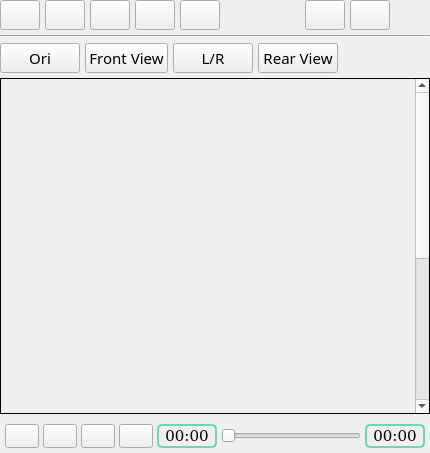
           <widget class="QFrame" name="frame_video_viewer">
            <property name="minimumSize">
             <size>
              <width>250</width>
              <height>0</height>
             </size>
            </property>
            <property name="frameShape">
             <enum>QFrame::NoFrame</enum>
            </property>
            <property name="frameShadow">
             <enum>QFrame::Raised</enum>
            </property>
            <layout class="QVBoxLayout" name="verticalLayout_15">
             <property name="spacing">
              <number>5</number>
             </property>
             <property name="leftMargin">
              <number>0</number>
             </property>
             <property name="topMargin">
              <number>0</number>
             </property>
             <property name="rightMargin">
              <number>0</number>
             </property>
             <property name="bottomMargin">
              <number>0</number>
             </property>
             <item>
              <layout class="QHBoxLayout" name="horizontalLayout_8">
               <item>
                <widget class="QPushButton" name="button_open_file_video">
                 <property name="minimumSize">
                  <size>
                   <width>0</width>
                   <height>30</height>
                  </size>
                 </property>
                 <property name="maximumSize">
                  <size>
                   <width>40</width>
                   <height>16777215</height>
                  </size>
                 </property>
                 <property name="text">
                  <string/>
                 </property>
                </widget>
               </item>
               <item>
                <widget class="QPushButton" name="button_record_video">
                 <property name="minimumSize">
                  <size>
                   <width>0</width>
                   <height>30</height>
                  </size>
                 </property>
                 <property name="maximumSize">
                  <size>
                   <width>40</width>
                   <height>16777215</height>
                  </size>
                 </property>
                 <property name="text">
                  <string/>
                 </property>
                </widget>
               </item>
               <item>
                <widget class="QPushButton" name="button_save_frame">
                 <property name="minimumSize">
                  <size>
                   <width>0</width>
                   <height>30</height>
                  </size>
                 </property>
                 <property name="maximumSize">
                  <size>
                   <width>40</width>
                   <height>16777215</height>
                  </size>
                 </property>
                 <property name="text">
                  <string/>
                 </property>
                </widget>
               </item>
               <item>
                <widget class="QPushButton" name="button_change_mode_view">
                 <property name="minimumSize">
                  <size>
                   <width>0</width>
                   <height>30</height>
                  </size>
                 </property>
                 <property name="maximumSize">
                  <size>
                   <width>40</width>
                   <height>16777215</height>
                  </size>
                 </property>
                 <property name="text">
                  <string/>
                 </property>
                 <property name="checkable">
                  <bool>true</bool>
                 </property>
                </widget>
               </item>
               <item>
                <widget class="QPushButton" name="button_update_properties">
                 <property name="minimumSize">
                  <size>
                   <width>0</width>
                   <height>30</height>
                  </size>
                 </property>
                 <property name="maximumSize">
                  <size>
                   <width>40</width>
                   <height>16777215</height>
                  </size>
                 </property>
                 <property name="text">
                  <string/>
                 </property>
                 <property name="checkable">
                  <bool>true</bool>
                 </property>
                </widget>
               </item>
               <item>
                <spacer name="horizontalSpacer">
                 <property name="orientation">
                  <enum>Qt::Horizontal</enum>
                 </property>
                 <property name="sizeType">
                  <enum>QSizePolicy::Fixed</enum>
                 </property>
                 <property name="sizeHint" stdset="0">
                  <size>
                   <width>80</width>
                   <height>20</height>
                  </size>
                 </property>
                </spacer>
               </item>
               <item>
                <widget class="QPushButton" name="button_zoom_in_video">
                 <property name="minimumSize">
                  <size>
                   <width>0</width>
                   <height>30</height>
                  </size>
                 </property>
                 <property name="maximumSize">
                  <size>
                   <width>40</width>
                   <height>16777215</height>
                  </size>
                 </property>
                 <property name="text">
                  <string/>
                 </property>
                </widget>
               </item>
               <item>
                <widget class="QPushButton" name="button_zoom_out_video">
                 <property name="minimumSize">
                  <size>
                   <width>0</width>
                   <height>30</height>
                  </size>
                 </property>
                 <property name="maximumSize">
                  <size>
                   <width>40</width>
                   <height>16777215</height>
                  </size>
                 </property>
                 <property name="text">
                  <string/>
                 </property>
                </widget>
               </item>
               <item>
                <spacer name="horizontalSpacer_6">
                 <property name="orientation">
                  <enum>Qt::Horizontal</enum>
                 </property>
                 <property name="sizeHint" stdset="0">
                  <size>
                   <width>40</width>
                   <height>20</height>
                  </size>
                 </property>
                </spacer>
               </item>
              </layout>
             </item>
             <item>
              <widget class="Line" name="line">
               <property name="orientation">
                <enum>Qt::Horizontal</enum>
               </property>
              </widget>
             </item>
             <item>
              <widget class="QFrame" name="frame_mode_view">
               <layout class="QHBoxLayout" name="horizontalLayout_29">
                <property name="spacing">
                 <number>5</number>
                </property>
                <property name="leftMargin">
                 <number>0</number>
                </property>
                <property name="topMargin">
                 <number>0</number>
                </property>
                <property name="rightMargin">
                 <number>0</number>
                </property>
                <property name="bottomMargin">
                 <number>0</number>
                </property>
                <item>
                 <widget class="QPushButton" name="button_mode_view_original">
                  <property name="minimumSize">
                   <size>
                    <width>0</width>
                    <height>30</height>
                   </size>
                  </property>
                  <property name="font">
                   <font>
                    <family>Sans Serif</family>
                    <pointsize>11</pointsize>
                   </font>
                  </property>
                  <property name="text">
                   <string>Ori</string>
                  </property>
                 </widget>
                </item>
                <item>
                 <widget class="QPushButton" name="button_front_wide_view">
                  <property name="minimumSize">
                   <size>
                    <width>0</width>
                    <height>30</height>
                   </size>
                  </property>
                  <property name="font">
                   <font>
                    <family>Sans Serif</family>
                    <pointsize>11</pointsize>
                   </font>
                  </property>
                  <property name="text">
                   <string>Front View</string>
                  </property>
                 </widget>
                </item>
                <item>
                 <widget class="QPushButton" name="button_right_left_view">
                  <property name="minimumSize">
                   <size>
                    <width>0</width>
                    <height>30</height>
                   </size>
                  </property>
                  <property name="font">
                   <font>
                    <family>Sans Serif</family>
                    <pointsize>11</pointsize>
                   </font>
                  </property>
                  <property name="text">
                   <string>L/R</string>
                  </property>
                 </widget>
                </item>
                <item>
                 <widget class="QPushButton" name="button_rear_wide_view">
                  <property name="minimumSize">
                   <size>
                    <width>0</width>
                    <height>30</height>
                   </size>
                  </property>
                  <property name="font">
                   <font>
                    <family>Sans Serif</family>
                    <pointsize>11</pointsize>
                   </font>
                  </property>
                  <property name="text">
                   <string>Rear View</string>
                  </property>
                 </widget>
                </item>
                <item>
                 <spacer name="horizontalSpacer_5">
                  <property name="orientation">
                   <enum>Qt::Horizontal</enum>
                  </property>
                  <property name="sizeHint" stdset="0">
                   <size>
                    <width>40</width>
                    <height>20</height>
                   </size>
                  </property>
                 </spacer>
                </item>
               </layout>
              </widget>
             </item>
             <item>
              <widget class="QScrollArea" name="scrollArea">
               <property name="minimumSize">
                <size>
                 <width>0</width>
                 <height>0</height>
                </size>
               </property>
               <property name="frameShape">
                <enum>QFrame::Box</enum>
               </property>
               <property name="frameShadow">
                <enum>QFrame::Plain</enum>
               </property>
               <property name="widgetResizable">
                <bool>true</bool>
               </property>
               <widget class="QWidget" name="scrollAreaWidgetContents_3">
                <property name="geometry">
                 <rect>
                  <x>0</x>
                  <y>0</y>
                  <width>248</width>
                  <height>782</height>
                 </rect>
                </property>
                <layout class="QHBoxLayout" name="horizontalLayout_20">
                 <property name="spacing">
                  <number>5</number>
                 </property>
                 <item>
                  <widget class="QLabel" name="label">
                   <property name="minimumSize">
                    <size>
                     <width>0</width>
                     <height>600</height>
                    </size>
                   </property>
                   <property name="frameShape">
                    <enum>QFrame::NoFrame</enum>
                   </property>
                   <property name="text">
                    <string/>
                   </property>
                  </widget>
                 </item>
                </layout>
               </widget>
              </widget>
             </item>
             <item>
              <widget class="QFrame" name="frame_video_controller">
               <property name="maximumSize">
                <size>
                 <width>16777215</width>
                 <height>40</height>
                </size>
               </property>
               <property name="frameShape">
                <enum>QFrame::NoFrame</enum>
               </property>
               <layout class="QHBoxLayout" name="horizontalLayout_12">
                <property name="spacing">
                 <number>4</number>
                </property>
                <property name="leftMargin">
                 <number>5</number>
                </property>
                <property name="topMargin">
                 <number>5</number>
                </property>
                <property name="rightMargin">
                 <number>5</number>
                </property>
                <property name="bottomMargin">
                 <number>5</number>
                </property>
                <item>
                 <widget class="QPushButton" name="btn_prev_video">
                  <property name="minimumSize">
                   <size>
                    <width>0</width>
                    <height>24</height>
                   </size>
                  </property>
                  <property name="maximumSize">
                   <size>
                    <width>34</width>
                    <height>30</height>
                   </size>
                  </property>
                  <property name="styleSheet">
                   <string notr="true">QPushButton{ background-color :  #71D1BA;}
QPushButton::pressed{ background-color : #71AED1; }
border-radius: 10px;</string>
                  </property>
                  <property name="text">
                   <string/>
                  </property>
                  <property name="icon">
                   <iconset>
                    <normaloff>../../../../../../../../../Desktop/moilapp/src/MoilApp/design/icon/rewind.png</normaloff>../../../../../../../../../Desktop/moilapp/src/MoilApp/design/icon/rewind.png</iconset>
                  </property>
                  <property name="iconSize">
                   <size>
                    <width>30</width>
                    <height>30</height>
                   </size>
                  </property>
                  <property name="shortcut">
                   <string>Ctrl+Left</string>
                  </property>
                 </widget>
                </item>
                <item>
                 <widget class="QPushButton" name="btn_play_pause">
                  <property name="sizePolicy">
                   <sizepolicy hsizetype="Minimum" vsizetype="Fixed">
                    <horstretch>0</horstretch>
                    <verstretch>0</verstretch>
                   </sizepolicy>
                  </property>
                  <property name="minimumSize">
                   <size>
                    <width>0</width>
                    <height>24</height>
                   </size>
                  </property>
                  <property name="maximumSize">
                   <size>
                    <width>34</width>
                    <height>30</height>
                   </size>
                  </property>
                  <property name="styleSheet">
                   <string notr="true">QPushButton{ background-color :  #71D1BA;}
QPushButton::pressed{ background-color : #71AED1; }
border-radius: 10px;</string>
                  </property>
                  <property name="text">
                   <string/>
                  </property>
                  <property name="icon">
                   <iconset>
                    <normaloff>../../../../../../../../../Desktop/moilapp/src/MoilApp/design/icon/play.png</normaloff>../../../../../../../../../Desktop/moilapp/src/MoilApp/design/icon/play.png</iconset>
                  </property>
                  <property name="iconSize">
                   <size>
                    <width>30</width>
                    <height>30</height>
                   </size>
                  </property>
                  <property name="shortcut">
                   <string>Space</string>
                  </property>
                  <property name="checkable">
                   <bool>true</bool>
                  </property>
                 </widget>
                </item>
                <item>
                 <widget class="QPushButton" name="btn_stop_video">
                  <property name="sizePolicy">
                   <sizepolicy hsizetype="Minimum" vsizetype="Fixed">
                    <horstretch>0</horstretch>
                    <verstretch>0</verstretch>
                   </sizepolicy>
                  </property>
                  <property name="minimumSize">
                   <size>
                    <width>0</width>
                    <height>0</height>
                   </size>
                  </property>
                  <property name="maximumSize">
                   <size>
                    <width>34</width>
                    <height>30</height>
                   </size>
                  </property>
                  <property name="styleSheet">
                   <string notr="true">QPushButton{ background-color :  #71D1BA;}
QPushButton::pressed{ background-color : #71AED1; }
border-radius: 10px;</string>
                  </property>
                  <property name="text">
                   <string/>
                  </property>
                  <property name="icon">
                   <iconset>
                    <normaloff>../../../../../../../../../Desktop/moilapp/src/MoilApp/design/icon/iconStop.png</normaloff>../../../../../../../../../Desktop/moilapp/src/MoilApp/design/icon/iconStop.png</iconset>
                  </property>
                  <property name="iconSize">
                   <size>
                    <width>30</width>
                    <height>30</height>
                   </size>
                  </property>
                  <property name="shortcut">
                   <string>0</string>
                  </property>
                 </widget>
                </item>
                <item>
                 <widget class="QPushButton" name="btn_skip_video">
                  <property name="sizePolicy">
                   <sizepolicy hsizetype="Minimum" vsizetype="Fixed">
                    <horstretch>0</horstretch>
                    <verstretch>0</verstretch>
                   </sizepolicy>
                  </property>
                  <property name="minimumSize">
                   <size>
                    <width>0</width>
                    <height>0</height>
                   </size>
                  </property>
                  <property name="maximumSize">
                   <size>
                    <width>34</width>
                    <height>30</height>
                   </size>
                  </property>
                  <property name="styleSheet">
                   <string notr="true">QPushButton{ background-color :  #71D1BA;}
QPushButton::pressed{ background-color : #71AED1; }
border-radius: 10px;</string>
                  </property>
                  <property name="text">
                   <string/>
                  </property>
                  <property name="icon">
                   <iconset>
                    <normaloff>../../../../../../../../../Desktop/moilapp/src/MoilApp/design/icon/forward.png</normaloff>../../../../../../../../../Desktop/moilapp/src/MoilApp/design/icon/forward.png</iconset>
                  </property>
                  <property name="iconSize">
                   <size>
                    <width>30</width>
                    <height>30</height>
                   </size>
                  </property>
                  <property name="shortcut">
                   <string>Ctrl+Right</string>
                  </property>
                 </widget>
                </item>
                <item>
                 <widget class="QLabel" name="label_time_recent">
                  <property name="minimumSize">
                   <size>
                    <width>60</width>
                    <height>24</height>
                   </size>
                  </property>
                  <property name="maximumSize">
                   <size>
                    <width>70</width>
                    <height>30</height>
                   </size>
                  </property>
                  <property name="font">
                   <font>
                    <family>DejaVu Serif</family>
                    <pointsize>11</pointsize>
                    <underline>false</underline>
                   </font>
                  </property>
                  <property name="styleSheet">
                   <string notr="true">border-color: #71D1BA;
border-width: 2px;        
border-style: solid;
border-radius: 5px;</string>
                  </property>
                  <property name="text">
                   <string>00:00</string>
                  </property>
                  <property name="alignment">
                   <set>Qt::AlignCenter</set>
                  </property>
                 </widget>
                </item>
                <item>
                 <widget class="QSlider" name="slider_video">
                  <property name="sizePolicy">
                   <sizepolicy hsizetype="Expanding" vsizetype="Preferred">
                    <horstretch>0</horstretch>
                    <verstretch>0</verstretch>
                   </sizepolicy>
                  </property>
                  <property name="minimumSize">
                   <size>
                    <width>0</width>
                    <height>24</height>
                   </size>
                  </property>
                  <property name="maximumSize">
                   <size>
                    <width>16777215</width>
                    <height>30</height>
                   </size>
                  </property>
                  <property name="font">
                   <font>
                    <family>Sans Serif</family>
                    <pointsize>11</pointsize>
                    <underline>false</underline>
                   </font>
                  </property>
                  <property name="styleSheet">
                   <string notr="true"/>
                  </property>
                  <property name="orientation">
                   <enum>Qt::Horizontal</enum>
                  </property>
                 </widget>
                </item>
                <item>
                 <widget class="QLabel" name="label_time_end">
                  <property name="minimumSize">
                   <size>
                    <width>60</width>
                    <height>24</height>
                   </size>
                  </property>
                  <property name="maximumSize">
                   <size>
                    <width>70</width>
                    <height>30</height>
                   </size>
                  </property>
                  <property name="font">
                   <font>
                    <family>DejaVu Serif</family>
                    <pointsize>11</pointsize>
                    <underline>false</underline>
                   </font>
                  </property>
                  <property name="styleSheet">
                   <string notr="true">border-color: #71D1BA;
border-width: 2px;        
border-style: solid;
border-radius: 5px;</string>
                  </property>
                  <property name="text">
                   <string>00:00</string>
                  </property>
                  <property name="alignment">
                   <set>Qt::AlignCenter</set>
                  </property>
                 </widget>
                </item>
               </layout>
              </widget>
             </item>
            </layout>
           </widget>
